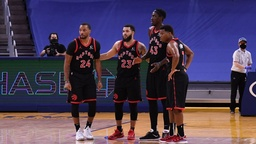
#> input picture data/in/raptors.jpg, 256 x 144 px, shrunk from 960 x 540 before the run
$ python train.py data/in/raptors.jpg
#> lines starting #> are read from the running program, lines starting #| are printed output that depends on the picture; after the words box and inside, x2 and y2 are one past the last pixel; in counts of white or black regions, pixels touching at a corner belong together
### utils/support.py
import numpy as np
from numpy.linalg import inv
from numpy import matmul
import sys

def mosaic(rgb_arr):
    mos = np.zeros(rgb_arr[0].T.shape)
    r = rgb_arr[0].T
    g = rgb_arr[1].T
    b = rgb_arr[2].T
    # R
    for i in range(0, r.shape[0], 2):
        for j in range(0, r.shape[1], 2):
            mos[i][j] = r[i][j]
    # G
    for i in range(g.shape[0]):
        init = 1-(i%2)
        for j in range(init, g.shape[1], 2):
            mos[i][j] = g[i][j]
    # B
    for i in range(1, b.shape[0], 2):
        for j in range(1, b.shape[1], 2):
            mos[i][j] = b[i][j]
    return mos


# [39 lines left out: functions get_samples, fill_block, not called in this run]
'''
Args
blk - the block of data we do have samples for
coord - the x,y ranges for where the blk sits in the 8x8
desired_dim - desirable block size
replace - the value we fill in for the missing samples
'''
# [32 lines left out: functions fill_missing, bound, error, not called in this run]


def pad_image(img, n):
    width = img.shape[1]
    height = img.shape[0]
    new_width = width + 2*n
    new_height = height + 2*n
    new_padded = np.zeros((height+2*n, width+2*n))
    new_padded[n:height+n, n:width+n] = img

    # top corner
    new_padded[0:n,0:n] = img[n][n]
    # right corner
    new_padded[0:n,new_width-n-1:new_width] = img[n][width-1]
    # bottom corner
    new_padded[new_height-n-1:new_height, 0:n] = img[height-1][n]
    # bottom right corner
    new_padded[new_height-n-1:new_height, new_width-n-1:new_width] = img[height-1][width-1]

    # pad top and bottom edges
    for y in range(n, width+n, n):
        # top edge
        new_padded[0:n, y: y+n] = img[n][y-n-1]
        # bottom edge
        new_padded[new_height-n-1:new_height, y: y+n] = img[height-1][y-n-1]

    # pad top and bottom edges
    for x in range(n, height+n, n):
        # left edge
        new_padded[x:x+n, 0:n] = img[x-n-1][n]
        # right edge
        new_padded[n:x+n, new_width-n-1: new_width] = img[x-n-1][width-1]

    return new_padded

### utils/regression.py
import numpy as np
from numpy.linalg import inv
from numpy import matmul
import sys

# [14 lines left out: function mat_to_col, not called in this run]

def gen_weights(X, Y):
    x_inv = inv(matmul(X.T, X))
    x_plus = matmul(x_inv, X.T)

    A = matmul(x_plus, Y[0])
    B = matmul(x_plus, Y[1])
    return A,B


def patchify(img, R, G, B, patch_dim, stopX, stopY, startX=0, startY=0):
    # actual RGB values of training image store in these arrays
    n = int(patch_dim/2)
    pad = n
    GB = np.array([[]])
    RB = np.array([[]])
    RB_2 = np.array([[]])
    RG = np.array([[]])


    # input samples from patch to train with
    input_GB = np.array([[]])
    input_RB = np.array([[]])
    input_RB_2 = np.array([[]])
    input_RG = np.array([[]])
    for x in range(startX, stopX):
        for y in range(startY, stopY):
            block = img[(x+pad-n):(x+pad+n+1),(y+pad-n):(y+pad+n+1)]
            col = np.array([block.flatten()])
            # pull block and convert to column vector
            # GB PATCH (A)
            if(x%2==0 and y%2==0):
                g = G[x][y]
                b = B[x][y]
                if(input_GB.shape == (1,0)):
                    input_GB = col
                    GB = [[g, b]]
                else:
                    input_GB = np.append(input_GB, col, axis = 0)
                    GB = np.append(GB, [[g, b]], axis = 0)
            # RB PATCH (B)
            if(x%2==1 and y%2==0):
                r = R[x][y]
                b = B[x][y]
                if(input_RB.shape == (1,0)):
                    input_RB = col
                    RB = [[r, b]]
                else:
                    input_RB = np.append(input_RB, col, axis = 0)
                    RB = np.append(RB, [[r, b]], axis = 0)
            # RB_2 PATCH (C)
            if(x%2==0 and y%2==1):
                r = R[x][y]
                b = B[x][y]
                if(input_RB_2.shape == (1,0)):
                    input_RB_2 = col
                    RB_2 = [[r, b]]
                else:
                    input_RB_2 = np.append(input_RB_2, col, axis = 0)
                    RB_2 = np.append(RB_2, [[r, b]], axis = 0)
            # RG PATCH (D)
            if(x%2==1 and y%2==1):
                r = R[x][y]
                g = G[x][y]
                if(input_RG.shape == (1,0)):
                    input_RG = col
                    RG = [[r, g]]
                else:
                    input_RG = np.append(input_RG, col, axis = 0)
                    RG = np.append(RG, [[r, g]], axis = 0)
    return GB, RB, RB_2, RG, input_GB, input_RB, input_RB_2, input_RG

def append_img_slices(a_data, b_data):
    a, b, c, d, input_a, input_b, input_c, input_d = a_data
    a2, b2, c2, d2, input_a2, input_b2, input_c2, input_d2 = b_data
    a = np.append(a, a2, axis=0)
    b = np.append(b, b2, axis=0)
    c = np.append(c, c2, axis=0)
    d = np.append(d, d2, axis=0)
    input_a = np.append(input_a, input_a2, axis=0)
    input_b = np.append(input_b, input_b2, axis=0)
    input_c = np.append(input_c, input_c2, axis=0)
    input_d = np.append(input_d, input_d2, axis=0)
    return a, b, c, d, input_a, input_b, input_c, input_d

### train.py
import numpy as np
from numpy.linalg import inv
from numpy import matmul
from PIL import Image
import sys
from utils.support import mosaic, pad_image
from utils.regression import mat_to_col, gen_weights, patchify, append_img_slices
from numpy import savetxt
import time
import multiprocessing

# using command terminal arguments
input_filename = sys.argv[1]
# using hardcoded file path
# NOTE: if the commandline argument is failing just uncomment this and replace with the file path desired
# input_filename = "data/in/raptors.jpg"


print("Opening {}".format(input_filename))
img = Image.open(input_filename)
#> img is the input picture: PIL image 256x144 RGB; mean R, G, B 76.2, 62.1, 87.6
img_data_rgb = np.asarray(img)

## get mosaic of image
img_data = mosaic(img_data_rgb.T)
#> after the loop in mosaic, `for i in range(0, r.shape[0], 2):`:
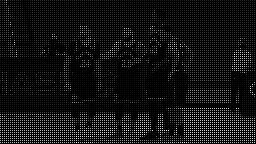
#> mos: shape (144, 256) float64; min 0, max 255, mean 19
#> after the loop in mosaic, `for i in range(1, b.shape[0], 2):`:
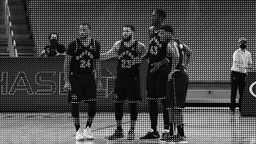
#> mos: shape (144, 256) float64; min 0, max 255, mean 72
img_width = img_data.shape[1]
#> img_width = 256
img_height = img_data.shape[0]
#> img_height = 144

### Pull patches into input Training sets and rgb values into output training sets
# print(img_data_rgb.T[0].T.shape)
R = img_data_rgb.T[0].T
G = img_data_rgb.T[1].T
B = img_data_rgb.T[2].T

# 7x7 for example
patch_size = 9

pad = int(patch_size/2)
img_padded = pad_image(img_data, pad)
#> in pad_image, `new_padded[0:n,0:n] = img[n][n]`: new_padded: shape (152, 264) float64; min 0, max 255, mean 66.1
#> in pad_image, `new_padded[0:n,new_width-n-1:new_width] = img[n][width-1]`: new_padded: shape (152, 264) float64; min 0, max 255, mean 66.1
#> in pad_image, `new_padded[new_height-n-1:new_height, 0:n] = img[height-1][n]`: new_padded: shape (152, 264) float64; min 0, max 255, mean 66.2
#> in pad_image, `new_padded[new_height-n-1:new_height, new_width-n-1:new_width] = img[h..`: new_padded: shape (152, 264) float64; min 0, max 255, mean 66.3
#> after the loop in pad_image, `for y in range(n, width+n, n):`:
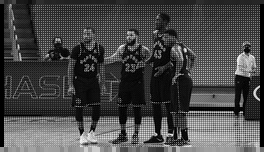
#> new_padded: shape (152, 264) float64; min 0, max 255, mean 70.8
#> after the loop in pad_image, `for x in range(n, height+n, n):`:
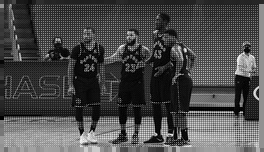
#> new_padded: shape (152, 264) float64; 3.18% of pixels changed, all inside (x1, y1, x2, y2) = (0, 4, 264, 148)

start = time.time()


# inorder to optimize the pulling of patches we split the image to 4 corners
# and then extracts all the patches from each corner and append them into the final training arrays
print("Loading patches ... ")
# top corners
corner_l_t = patchify(img_padded, R, G, B, patch_size, int(img_height/2), int(img_width/2))
#> after the loop in patchify, `for x in range(startX, stopX):`: GB = 2304 pairs, first value 0 to 235, second value 0 to 255; RB = 2304 pairs, first value 0 to 248, second value 0 to 255; RB_2 = 2304 pairs, first value 0 to 233, second value 0 to 212; RG = 2304 pairs, first value 1 to 241, second value 0 to 210
#> corner_l_t = 8 items
corner_r_t = patchify(img_padded, R, G, B, patch_size, int(img_height/2), int(img_width), 0, int(img_width/2))
#> corner_r_t = 8 items

# bottom corners
corner_l_b = patchify(img_padded, R, G, B, patch_size, int(img_height), int(img_width/2), int(img_height/2))
#> call 3 of patchify, with patch_dim = 9, stopX = 144, stopY = 128, startX = 72, startY = 0
#> after the loop in patchify (call 3), `for x in range(startX, stopX):`:
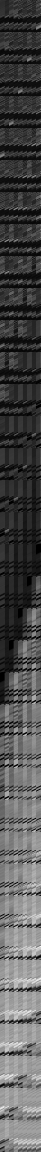
#> input_RG: shape (2304, 81) float64 (shown at 1/2 size); min 0, max 255, mean 80
#> after the loop in patchify (call 3), `for x in range(startX, stopX):`: GB = 2304 pairs, first value 0 to 233, second value 0 to 253; RB = 2304 pairs, first value 2 to 248, second value 0 to 247; RB_2 = 2304 pairs, first value 0 to 244, second value 0 to 253; RG = 2304 pairs, first value 0 to 236, second value 0 to 222
#> corner_l_b = 8 items
corner_r_b = patchify(img_padded, R, G, B, patch_size, int(img_height), int(img_width), int(img_height/2), int(img_width/2))
#> call 4 of patchify, with patch_dim = 9, stopX = 144, stopY = 256, startX = 72, startY = 128
#> after the loop in patchify (call 4), `for x in range(startX, stopX):`:
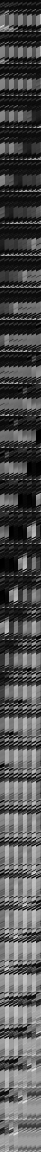
#> input_RG: shape (2304, 81) float64 (shown at 1/2 size); min 0, max 253, mean 80
#> after the loop in patchify (call 4), `for x in range(startX, stopX):`: GB = 2304 pairs, first value 0 to 231, second value 0 to 240; RB = 2304 pairs, first value 1 to 245, second value 0 to 235; RB_2 = 2304 pairs, first value 0 to 242, second value 0 to 241; RG = 2304 pairs, first value 0 to 244, second value 0 to 215
#> corner_r_b = 8 items

# append quarters
top = append_img_slices(corner_l_t, corner_r_t)
#> in append_img_slices, `a, b, c, d, input_a, input_b, input_c, input_d = a_data`: a = 2304 pairs, first value 0 to 235, second value 0 to 255; b = 2304 pairs, first value 0 to 248, second value 0 to 255; c = 2304 pairs, first value 0 to 233, second value 0 to 212; d = 2304 pairs, first value 1 to 241, second value 0 to 210
#> in append_img_slices, `a2, b2, c2, d2, input_a2, input_b2, input_c2, input_d2 = b_data`: a2 = 2304 pairs, first value 0 to 231, second value 0 to 255; b2 = 2304 pairs, first value 1 to 245, second value 0 to 255; c2 = 2304 pairs, first value 3 to 239, second value 0 to 255; d2 = 2304 pairs, first value 2 to 240, second value 0 to 232
#> in append_img_slices, `a = np.append(a, a2, axis=0)`: a = 4608 pairs, first value 0 to 235, second value 0 to 255
#> in append_img_slices, `b = np.append(b, b2, axis=0)`: b = 4608 pairs, first value 0 to 248, second value 0 to 255
#> in append_img_slices, `c = np.append(c, c2, axis=0)`: c = 4608 pairs, first value 0 to 239, second value 0 to 255
#> in append_img_slices, `d = np.append(d, d2, axis=0)`: d = 4608 pairs, first value 1 to 241, second value 0 to 232
#> top = 8 items
bottom = append_img_slices(corner_l_b, corner_r_b)
#> bottom = 8 items

# append halves
GB, RB, RB_2, RG, input_GB, input_RB, input_RB_2, input_RG = append_img_slices(top, bottom)
#> GB = 9216 pairs, first value 0 to 235, second value 0 to 255; RB = 9216 pairs, first value 0 to 248, second value 0 to 255; RB_2 = 9216 pairs, first value 0 to 244, second value 0 to 255; RG = 9216 pairs, first value 0 to 244, second value 0 to 232
### Compute Coefficients and Store in txt file
## TYPE A GB
print("Generating weights ... ")
coeff_a, coeff_b = gen_weights(input_GB, GB.T)
#> in gen_weights, `x_inv = inv(matmul(X.T, X))`:
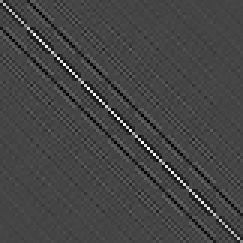
#> x_inv: shape (81, 81) float64 (shown 3 times larger); min -3.66e-07, max 9.87e-07, mean 1.14e-11; drawn with min black and max white
#> in gen_weights, `A = matmul(x_plus, Y[0])`: A = 81 values, max 0.594 at index 40, min -0.159 at index 22, mean 0.0122
#> in gen_weights, `B = matmul(x_plus, Y[1])`: B = 81 values, max 0.623 at index 40, min -0.168 at index 22, mean 0.0123
#> coeff_a has the same summary as A in gen_weights; coeff_b has the same summary as B in gen_weights
data_coefs = np.array([coeff_a, coeff_b])
## TYPE B RB
coeff_a, coeff_b = gen_weights(input_RB, RB.T)
#> coeff_a = 81 values, max 0.79 at index 40, min -0.163 at index 30, mean 0.0125; coeff_b = 81 values, max 0.776 at index 40, min -0.141 at index 38, mean 0.0124
data_coefs = np.append(data_coefs, [coeff_a, coeff_b], axis = 0)
## TYPE C RB
coeff_a, coeff_b = gen_weights(input_RB_2, RB_2.T)
#> coeff_a = 81 values, max 0.718 at index 40, min -0.135 at index 22, mean 0.0122; coeff_b = 81 values, max 0.745 at index 40, min -0.205 at index 50, mean 0.0121
data_coefs = np.append(data_coefs, [coeff_a, coeff_b], axis = 0)
# TYPE D RG
coeff_a, coeff_b = gen_weights(input_RG, RG.T)
#> coeff_a = 81 values, max 0.694 at index 40, min -0.178 at index 38, mean 0.0123; coeff_b = 81 values, max 0.642 at index 40, min -0.185 at index 38, mean 0.0121
data_coefs = np.append(data_coefs, [coeff_a, coeff_b], axis = 0)


# save to csv file
savetxt('weights.csv', data_coefs, delimiter=',')
print("weights.csv generated")

print('{} train time'.format(time.time()-start))

$ run again, with data/in/harden.jpg copied over data/in/raptors.jpg
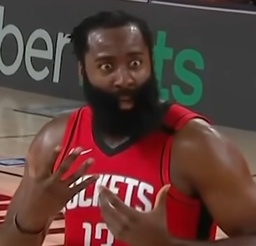
#> input picture data/in/harden.jpg, 256 x 246 px, shrunk from 926 x 890 before the run
#> img is the input picture: PIL image 256x246 RGB; mean R, G, B 94.2, 63.8, 59.2
#> after the loop in pad_image, `for x in range(n, height+n, n):`:
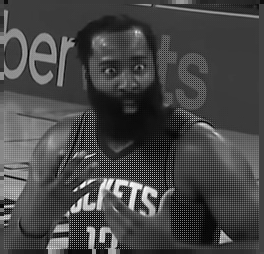
#> new_padded: shape (254, 264) float64; min 0, max 255, mean 70
#> after the loop in patchify, `for x in range(startX, stopX):`: GB = 3968 pairs, first value 0 to 165, second value 0 to 163; RB = 3904 pairs, first value 0 to 210, second value 0 to 162; RB_2 = 3968 pairs, first value 4 to 209, second value 0 to 170; RG = 3904 pairs, first value 7 to 209, second value 0 to 163
#> corner_l_t = 8 items
#> in append_img_slices, `a, b, c, d, input_a, input_b, input_c, input_d = a_data`: a has the same summary as GB in patchify; b has the same summary as RB in patchify; c has the same summary as RB_2 in patchify; d has the same summary as RG in patchify
#> a2 = 3968 pairs, first value 0 to 218, second value 0 to 213; b2 = 3904 pairs, first value 12 to 232, second value 0 to 215; c2 = 3968 pairs, first value 11 to 228, second value 2 to 194; d2 = 3904 pairs, first value 11 to 215, second value 0 to 194
#> in append_img_slices, `a = np.append(a, a2, axis=0)`: a = 7936 pairs, first value 0 to 218, second value 0 to 213
#> in append_img_slices, `b = np.append(b, b2, axis=0)`: b = 7808 pairs, first value 0 to 232, second value 0 to 215
#> in append_img_slices, `c = np.append(c, c2, axis=0)`: c = 7936 pairs, first value 4 to 228, second value 0 to 194
#> in append_img_slices, `d = np.append(d, d2, axis=0)`: d = 7808 pairs, first value 7 to 215, second value 0 to 194
#> top = 8 items
#> `GB, RB, RB_2, RG, input_GB, input_RB, input_RB_2, input_RG = append_im..`: GB = 15744 pairs, first value 0 to 252, second value 0 to 249; RB = 15744 pairs, first value 0 to 255, second value 0 to 255; RB_2 = 15744 pairs, first value 4 to 255, second value 0 to 251; RG = 15744 pairs, first value 7 to 255, second value 0 to 252
#> A = 81 values, max 0.505 at index 40, min -0.178 at index 22, mean 0.0123
#> B = 81 values, max 0.536 at index 40, min -0.178 at index 22, mean 0.0123
#> `coeff_a, coeff_b = gen_weights(input_GB, GB.T)`: coeff_a has the same summary as A in gen_weights; coeff_b has the same summary as B in gen_weights
#> `coeff_a, coeff_b = gen_weights(input_RB, RB.T)`: coeff_a = 81 values, max 0.574 at index 31, min -0.282 at index 30, mean 0.0124; coeff_b = 81 values, max 0.824 at index 40, min -0.145 at index 50, mean 0.0124
#> `coeff_a, coeff_b = gen_weights(input_RB_2, RB_2.T)`: coeff_a = 81 values, max 0.541 at index 40, min -0.253 at index 48, mean 0.0123; coeff_b = 81 values, max 0.716 at index 40, min -0.182 at index 58, mean 0.0123
#> in gen_weights (call 4), `x_inv = inv(matmul(X.T, X))`:
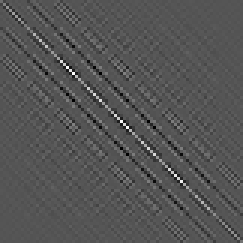
#> x_inv: shape (81, 81) float64 (shown 3 times larger); min -3.79e-06, max 7.59e-06, mean 3.77e-12; drawn with min black and max white
#> A = 81 values, max 0.781 at index 40, min -0.233 at index 39, mean 0.0123
#> B = 81 values, max 0.588 at index 40, min -0.21 at index 22, mean 0.0123
#> `coeff_a, coeff_b = gen_weights(input_RG, RG.T)`: coeff_a has the same summary as A in gen_weights; coeff_b has the same summary as B in gen_weights

$ run again, with data/in/kodim05.png saved as data/in/raptors.jpg
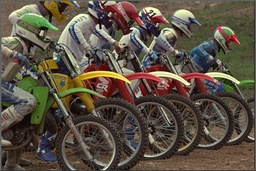
#> input picture data/in/kodim05.png, 256 x 171 px, shrunk from 384 x 256 before the run
#> img is the input picture: PIL image 256x171 RGB; mean R, G, B 91.4, 81, 67.5
#> after the loop in pad_image, `for x in range(n, height+n, n):`:
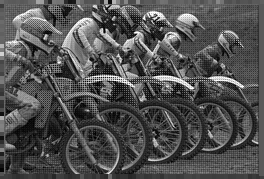
#> new_padded: shape (179, 264) float64; min 0, max 255, mean 80.3
#> after the loop in patchify, `for x in range(startX, stopX):`: GB = 2752 pairs, first value 0 to 255, second value 0 to 236; RB = 2688 pairs, first value 3 to 255, second value 0 to 225; RB_2 = 2752 pairs, first value 0 to 255, second value 0 to 233; RG = 2688 pairs, first value 2 to 255, second value 1 to 255
#> corner_l_t = 8 items
#> in append_img_slices, `a, b, c, d, input_a, input_b, input_c, input_d = a_data`: a has the same summary as GB in patchify; b has the same summary as RB in patchify; c has the same summary as RB_2 in patchify; d has the same summary as RG in patchify
#> a2 = 2752 pairs, first value 0 to 255, second value 0 to 243; b2 = 2688 pairs, first value 4 to 255, second value 0 to 231; c2 = 2752 pairs, first value 4 to 255, second value 0 to 237; d2 = 2688 pairs, first value 8 to 255, second value 0 to 255
#> in append_img_slices, `a = np.append(a, a2, axis=0)`: a = 5504 pairs, first value 0 to 255, second value 0 to 243
#> in append_img_slices, `b = np.append(b, b2, axis=0)`: b = 5376 pairs, first value 3 to 255, second value 0 to 231
#> in append_img_slices, `c = np.append(c, c2, axis=0)`: c = 5504 pairs, first value 0 to 255, second value 0 to 237
#> in append_img_slices, `d = np.append(d, d2, axis=0)`: d = 5376 pairs, first value 2 to 255, second value 0 to 255
#> top = 8 items
#> `GB, RB, RB_2, RG, input_GB, input_RB, input_RB_2, input_RG = append_im..`: GB = 11008 pairs, first value 0 to 255, second value 0 to 243; RB = 10880 pairs, first value 3 to 255, second value 0 to 234; RB_2 = 11008 pairs, first value 0 to 255, second value 0 to 237; RG = 10880 pairs, first value 2 to 255, second value 0 to 255
#> A = 81 values, max 0.743 at index 40, min -0.151 at index 38, mean 0.0123
#> B = 81 values, max 0.748 at index 40, min -0.152 at index 38, mean 0.0123
#> `coeff_a, coeff_b = gen_weights(input_GB, GB.T)`: coeff_a has the same summary as A in gen_weights; coeff_b has the same summary as B in gen_weights
#> in gen_weights (call 2), `x_inv = inv(matmul(X.T, X))`:
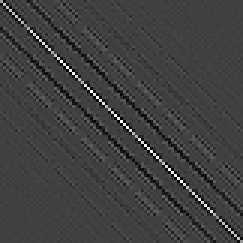
#> x_inv: shape (81, 81) float64 (shown 3 times larger); min -1.38e-07, max 4.06e-07, mean 4.82e-12; drawn with min black and max white
#> A = 81 values, max 0.882 at index 40, min -0.143 at index 30, mean 0.0124
#> B = 81 values, max 0.823 at index 40, min -0.105 at index 38, mean 0.0124
#> `coeff_a, coeff_b = gen_weights(input_RB, RB.T)`: coeff_a has the same summary as A in gen_weights; coeff_b has the same summary as B in gen_weights
#> `coeff_a, coeff_b = gen_weights(input_RB_2, RB_2.T)`: coeff_a = 81 values, max 0.818 at index 40, min -0.116 at index 42, mean 0.0124; coeff_b = 81 values, max 0.873 at index 40, min -0.147 at index 48, mean 0.0123
#> `coeff_a, coeff_b = gen_weights(input_RG, RG.T)`: coeff_a = 81 values, max 0.781 at index 40, min -0.133 at index 38, mean 0.0124; coeff_b = 81 values, max 0.768 at index 40, min -0.147 at index 38, mean 0.0124
